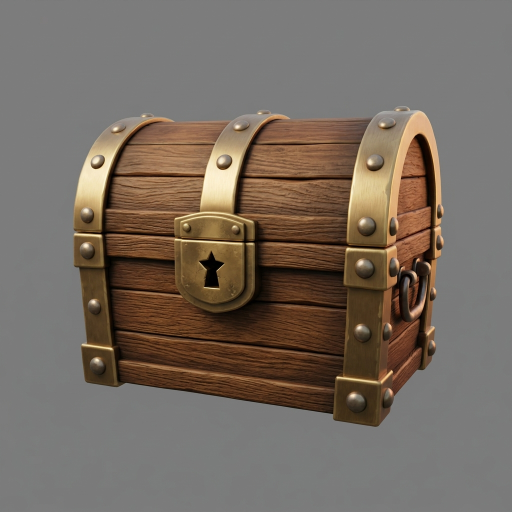
#> input picture arte/aprovadas/BAU-FECHADO.jpg, 1024 x 1024 px (shown at 1/2 size)
$ python regioes.py aprovadas/BAU-FECHADO.jpg
#> lines starting #> are read from the running program, lines starting #| are printed output that depends on the picture
#!/usr/bin/env python3
# uso: regioes.py ARQ...  -> conta areas coloriveis (regioes brancas > 600 px) e cinza
import sys, numpy as np
from PIL import Image
from scipy import ndimage
for f in sys.argv[1:]:
    im=np.asarray(Image.open(f).convert('L'),float); lab,n=ndimage.label(im>150); s=np.bincount(lab.ravel())[1:]
#> after `im = np.asarray(Image.open(f).convert('L'), float)`:
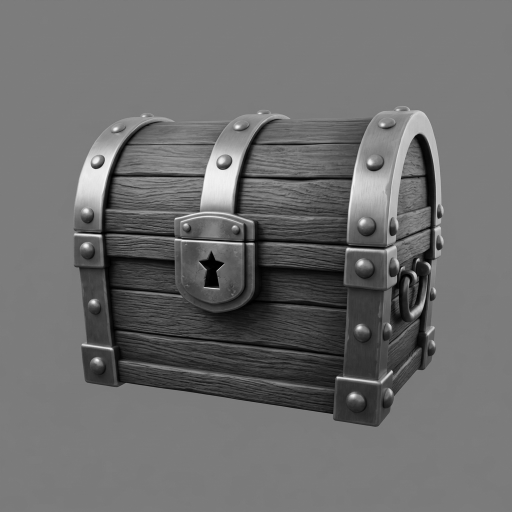
#> im: shape (1024, 1024) float64 (shown at 1/2 size); min 0, max 248, mean 109
#> after `lab, n = ndimage.label(im > 150)`:
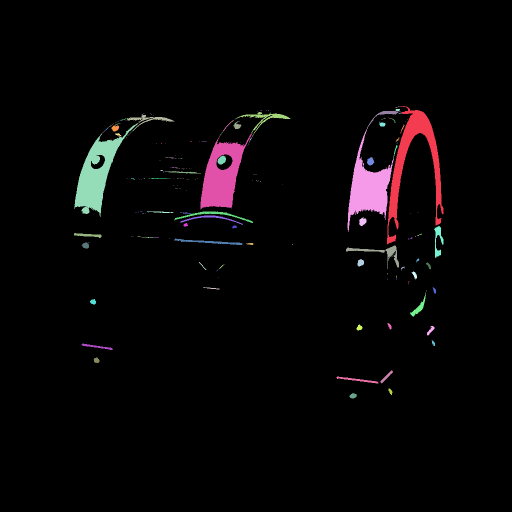
#> lab: shape (1024, 1024) int32 (shown at 1/2 size); 272 distinct labels, from 0 to 271; one colour per label, 0 black
#> after `lab, n = ndimage.label(im > 150)`: n = 271
#> after `s = np.bincount(lab.ravel())[1:]`: s = 271 values, max 7608 at index 0, min 1 at index 9, mean 143.3
    print(f.split('/')[-1],'regioes>600px',(s>600).sum(),'cinza%',round(((im>60)&(im<200)).mean()*100,1))
#| BAU-FECHADO.jpg regioes>600px 7 cinza% 85.3
